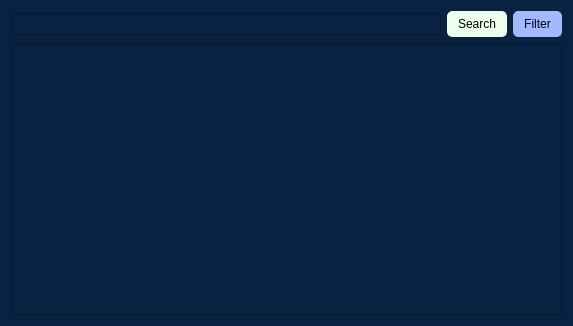
<?xml version="1.0" encoding="UTF-8"?>
<ui version="4.0">
 <class>TableView</class>
 <widget class="QDialog" name="TableView">
  <property name="geometry">
   <rect>
    <x>0</x>
    <y>0</y>
    <width>573</width>
    <height>326</height>
   </rect>
  </property>
  <property name="windowTitle">
   <string>Dialog</string>
  </property>
  <property name="styleSheet">
   <string notr="true">background-color: rgb(10, 34, 65);</string>
  </property>
  <layout class="QVBoxLayout" name="verticalLayout">
   <item>
    <layout class="QHBoxLayout" name="horizontalLayout_2">
     <item>
      <widget class="QLineEdit" name="lineEdit"/>
     </item>
     <item>
      <widget class="QPushButton" name="searchButton">
       <property name="styleSheet">
        <string notr="true">QPushButton {
    background-color: rgb(239, 255, 237);
    color: black;
    border: 1px solid rgb(239, 255, 237);
    padding: 5px 10px;
    border-radius: 5px;
}

QPushButton:hover {
    background-color: rgb(183, 185, 185);
}

QPushButton:pressed {
    background-color: rgb(126, 128, 128);
}</string>
       </property>
       <property name="text">
        <string>Search</string>
       </property>
      </widget>
     </item>
     <item>
      <widget class="QPushButton" name="filterButton">
       <property name="styleSheet">
        <string notr="true">QPushButton {
    background-color: rgb(163, 185, 255);
    color: black;
    border: 1px solid rgb(163, 185, 255);
    padding: 5px 10px;
    border-radius: 5px;
}

QPushButton:hover {
    background-color: rgb(104, 111, 225);
}

QPushButton:pressed {
    background-color: rgb(94, 110, 156);
}</string>
       </property>
       <property name="text">
        <string>Filter</string>
       </property>
      </widget>
     </item>
    </layout>
   </item>
   <item>
    <widget class="QTableView" name="tableView"/>
   </item>
  </layout>
 </widget>
 <resources/>
 <connections/>
</ui>
